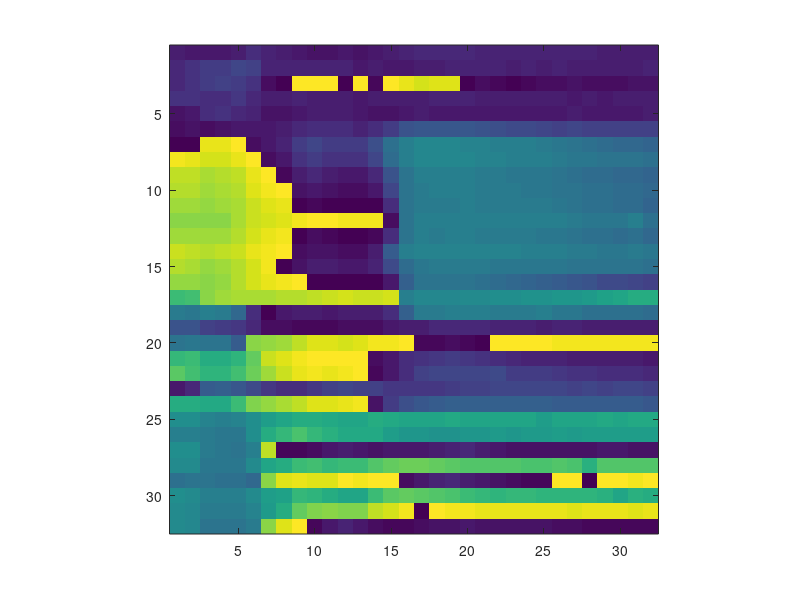

Here is the MATLAB script that generated this plot: (Note: this script raises an error after producing the figure.)
%% Code for panels A-H for Figure 4

%% Panel A
load('Figure4Data')
figure
imagesc(expData(4).MeanPhase)
axis square
map = colorcet( 'C2' );
map = circshift(map,1);
colormap(map)
c = colorbar;
hold on
c.Label.String = 'Best Phase (rad)';
ylabel('MUA Channel')
xlabel('LFP Channel')
set(gca,'fontsize',14,'linewidth',1.5)

%% Panel B
load('Figure4Data')
figure
imagesc(expData(4).PhaseCorr)
axis square
colormap hot
set(gca,'fontsize',14,'linewidth',1.5)
xlabel('Channel Number')
ylabel('Channel Number')

%% Panel C
load('Figure4Data')
figure
imagesc(expData(26).MeanPhase)
axis square
map = colorcet( 'C2' );
map = circshift(map,1);
colormap(map)
c = colorbar;
hold on
c.Label.String = 'Best Phase (rad)';
ylabel('MUA Channel')
xlabel('LFP Channel')
set(gca,'fontsize',14,'linewidth',1.5)

%% Panel D
load('Figure4Data')
figure
imagesc(expData(26).PhaseCorr)
axis square
colormap hot
set(gca,'fontsize',14,'linewidth',1.5)
xlabel('Channel Number')
ylabel('Channel Number')

%% Panel E
load('Figure4Data')
figure
imagesc(expData(21).MeanPhase)
axis square
map = colorcet( 'C2' );
map = circshift(map,1);
colormap(map)
c = colorbar;
hold on
c.Label.String = 'Best Phase (rad)';
ylabel('MUA Channel')
xlabel('LFP Channel')
set(gca,'fontsize',14,'linewidth',1.5)

%% Panel F
load('Figure4Data')
figure
imagesc(expData(21).PhaseCorr)
axis square
colormap hot
set(gca,'fontsize',14,'linewidth',1.5)
xlabel('Channel Number')
ylabel('Channel Number')

%% Panel G
load('Figure4Data')
meanData = [];
for i = 1:64
    for j = 1:64
        thisDat = squeeze(allPhase(i,j,:));
        bad = find(isnan(thisDat));
        thisDat(bad) = [];
        if ~isempty(thisDat)
            meanData(i,j) = circ_mean(thisDat);
        else
            meanData(i,j) = NaN;
        end
    end
end
figure
imagesc(meanData)
map = colorcet( 'C2' );
map = circshift(map,1);
colormap(map)
c = colorbar;
hold on; axis square
c.Label.String = 'Best Phase (rad)';
ylim([24 40])
xlim([24 40])
set(gca,'fontsize',16','linewidth',1.5)
xlabel('LFP Channel Depth')
ylabel('MUA Channel Depth')
set(gca,'xtick',24:4:40,'xticklabel',-800:400:800)
set(gca,'ytick',24:4:40,'yticklabel',-800:400:800)
set(gca,'xtick',24:4:40,'xticklabel',-800:400:800,'fontsize',16,'linewidth',1.5)
%% Panel H
figure
load('Figure4Data')
axis square
imagesc(nanmean(allCorr,3))
ylim([24 40])
xlim([24 40])
caxis([0 1])
set(gca,'fontsize',16','linewidth',1.5)
xlabel('LFP Channel Depth')
ylabel('LFP Channel Depth')
set(gca,'xtick',24:4:40,'xticklabel',-800:400:800)
set(gca,'ytick',24:4:40,'yticklabel',-800:400:800)
set(gca,'xtick',24:4:40,'xticklabel',-800:400:800,'fontsize',16,'linewidth',1.5)
c = colorbar;
c.Label.String = 'Correlation (r)';
colormap hot